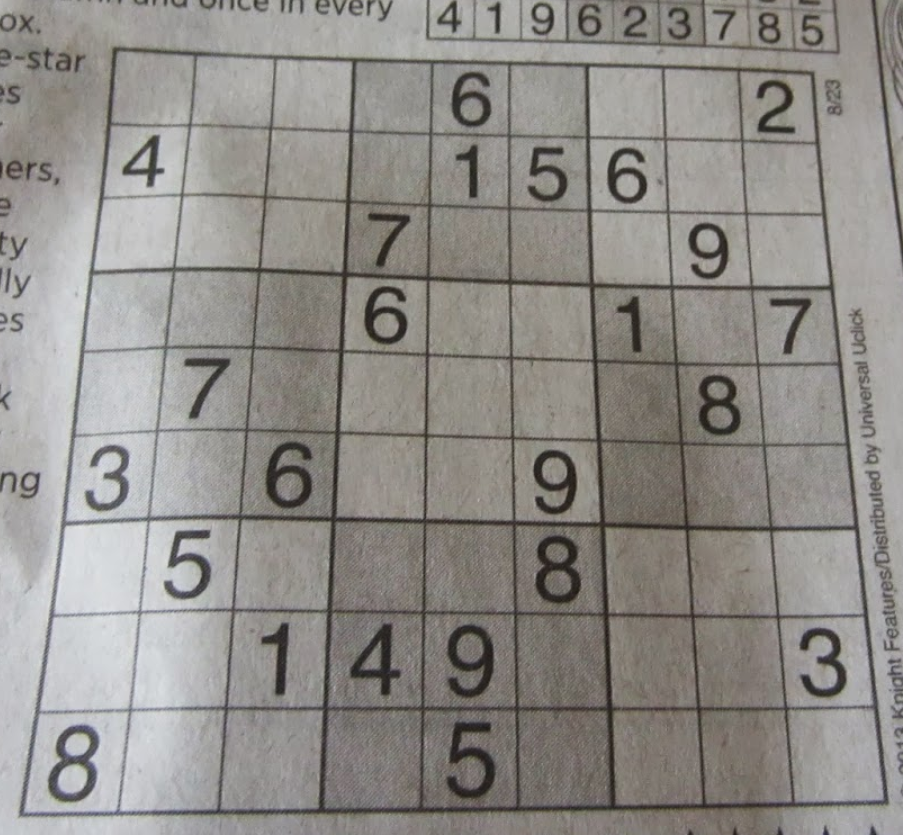
#> input picture Data/in/sudoku.png, 903 x 835 px
$ python 3_Adaptative_Thresholding.py
#> lines starting #> are read from the running program, lines starting #| are printed output that depends on the picture; after the words box and inside, x2 and y2 are one past the last pixel; in counts of white or black regions, pixels touching at a corner belong together
import cv2 as cv
import numpy as np
from matplotlib import pyplot as plt

img = cv.imread('../../Data/in/sudoku.png', 0)
#> img: shape (835, 903); min 21, max 229, mean 141.4
img = cv.medianBlur(img, 5)
ret, th1 = cv.threshold(img, 127, 255, cv.THRESH_BINARY)
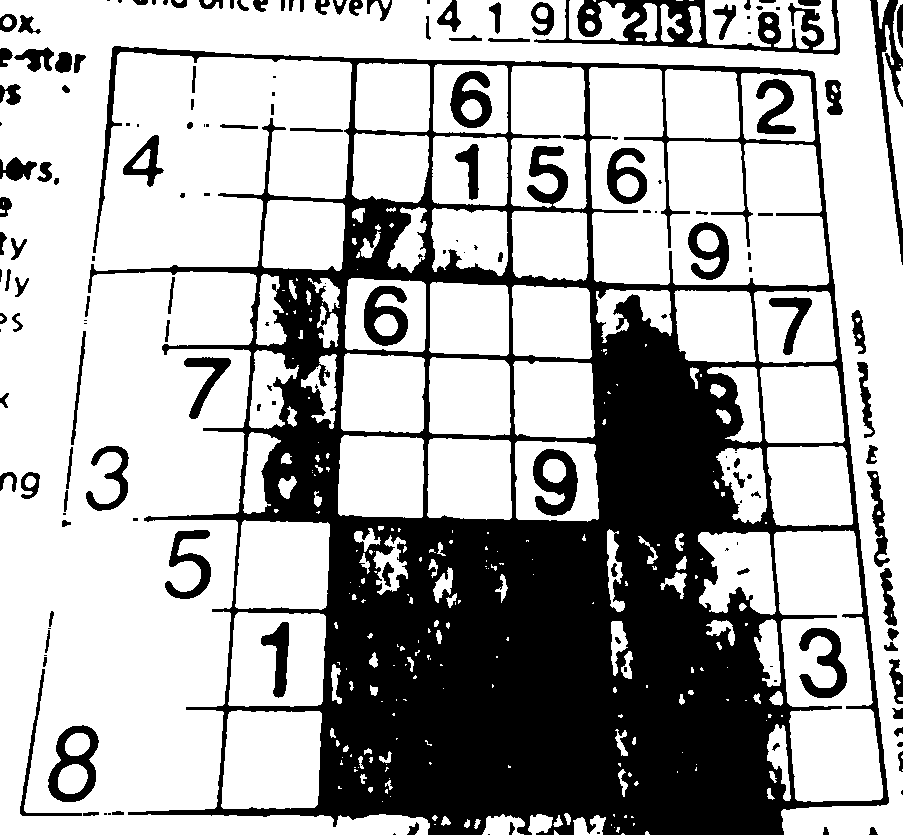
#> th1: shape (835, 903); 67.2% white; 171 black regions (53 under 20 px), largest, box (x1, y1, x2, y2) and area: (88, 46, 889, 835) 207932, (534, 0, 840, 55) 5540, (870, 0, 903, 265) 2241
th2 = cv.adaptiveThreshold(img, 255, cv.ADAPTIVE_THRESH_MEAN_C, cv.THRESH_BINARY, 11, 2)
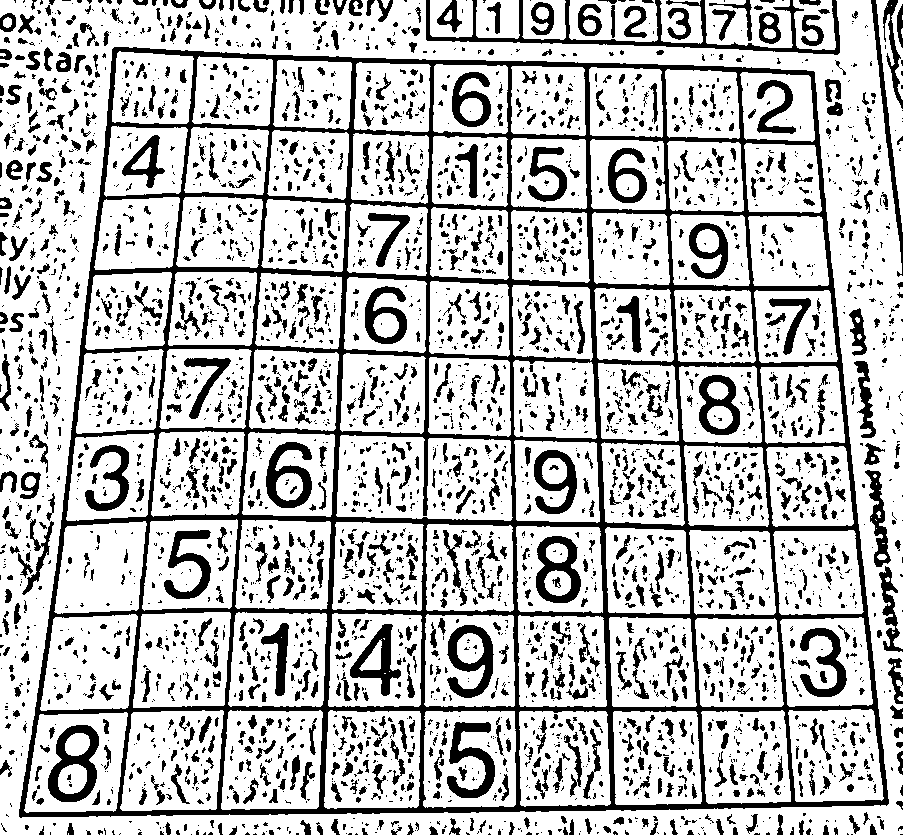
#> th2: shape (835, 903); 75% white; 3834 black regions (2489 under 20 px), largest, box (x1, y1, x2, y2) and area: (19, 47, 889, 818) 66966, (426, 0, 840, 55) 3311, (48, 725, 99, 802) 1786
th3 = cv.adaptiveThreshold(img, 255, cv.ADAPTIVE_THRESH_GAUSSIAN_C, cv.THRESH_BINARY, 11, 2)
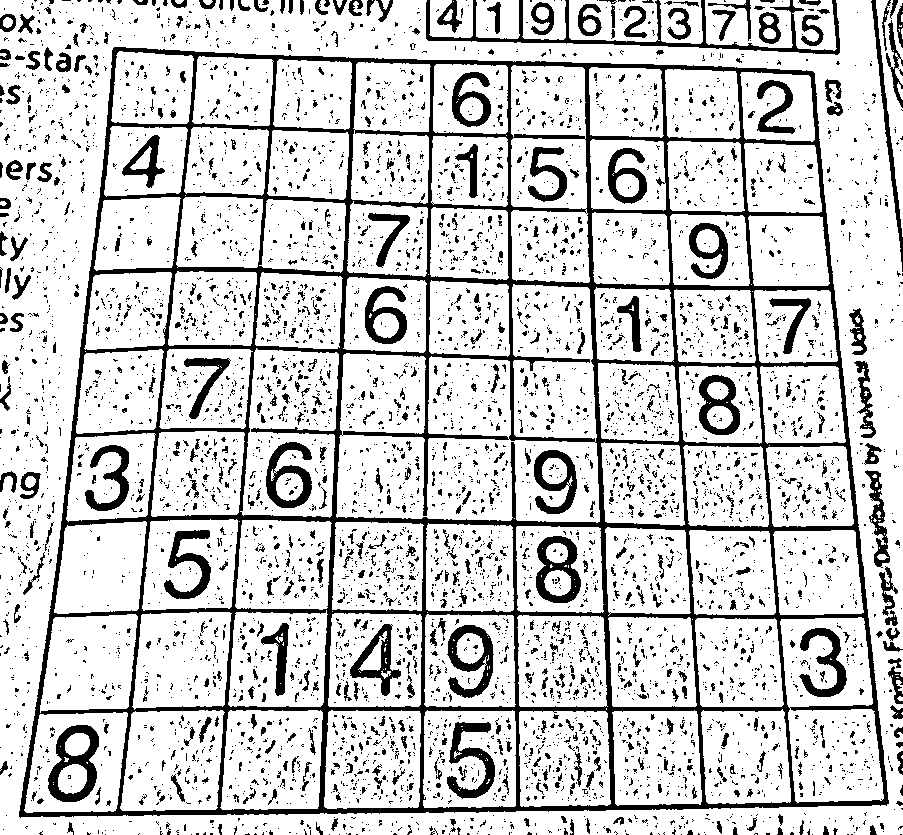
#> th3: shape (835, 903); 81% white; 5648 black regions (5003 under 20 px), largest, box (x1, y1, x2, y2) and area: (19, 47, 889, 818) 60544, (426, 0, 840, 55) 2905, (48, 725, 99, 802) 1764
titles = ['Original Image', 'Global Thresholding (v = 127)',
          'Adaptive Mean Thresholding', 'Adaptive Gaussian Thresholding']
images = [img, th1, th2, th3]
for i in range(4):
    plt.subplot(2, 2, i + 1), plt.imshow(images[i], 'gray')
    plt.title(titles[i])
    plt.xticks([]), plt.yticks([])
plt.show()
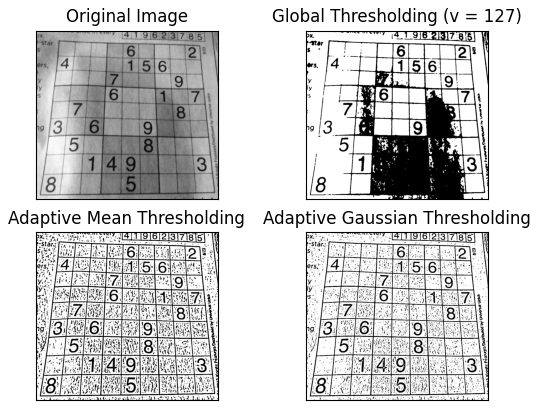
#> figure drawn by matplotlib, 4 panels
